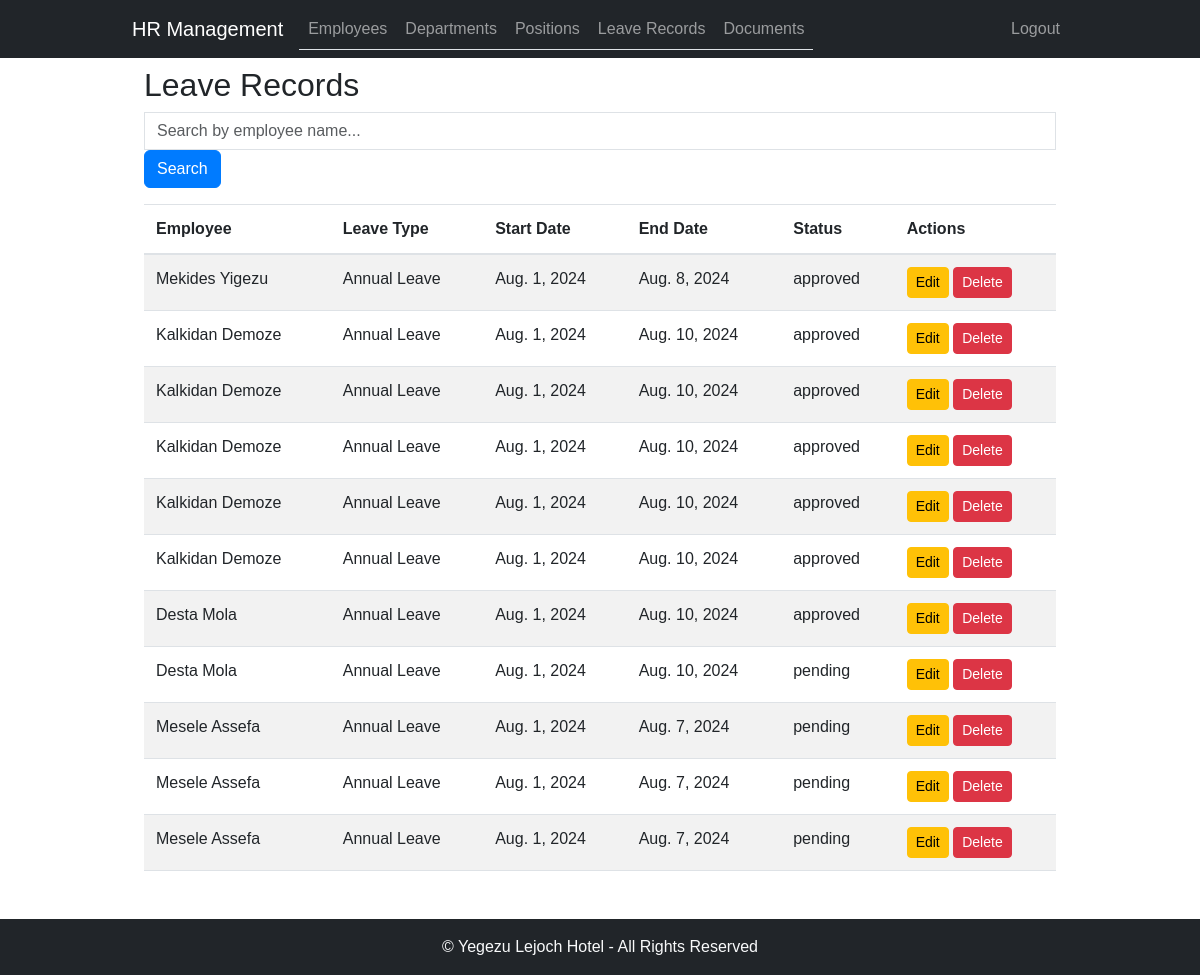
Page /leave-records/ (signed in) on the earlier database version.
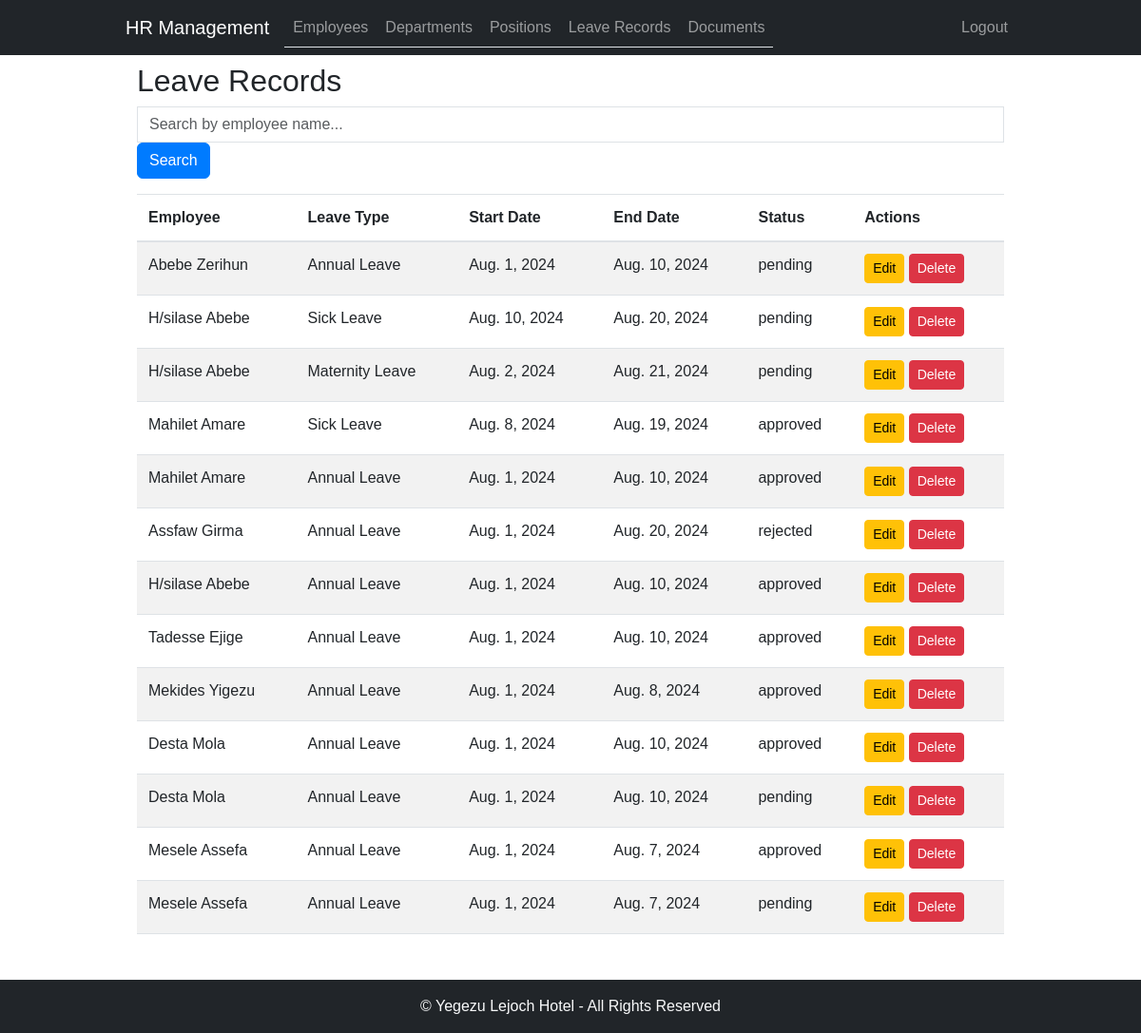
Same page on the later database version.
### employee_management/models.py (models this page shows, shortened)
class LeaveRecord(models.Model):
    employee = models.ForeignKey(Employee, on_delete=models.CASCADE)
    leave_type = models.ForeignKey(LeaveType, on_delete=models.CASCADE)
    start_date = models.DateField()
    end_date = models.DateField()
    reason = models.TextField(blank=True)
    status = models.CharField(max_length=20, choices=(
        ('pending', 'Pending'),
        ('approved', 'Approved'),
        ('rejected', 'Rejected'),
    ), default='pending')
    created_at = models.DateTimeField(auto_now_add=True)
    updated_at = models.DateTimeField(auto_now=True)

class Employee(models.Model):
    et_calendar = EthiopianDateConverter()
    GENDER_CHOICES = (
        ('M', 'Male'),
        ('F', 'Female'),
    )
    EDUCATION_LEVEL_CHOICES = (
        ('Master', 'Master\'s Degree'),
        ('Degree', 'Bachelor\'s Degree'),
        ('Diploma', 'Diploma'),
        ('Certificate', 'Certificate'),
        ('Grade', 'Grade'),
    )
    first_name = models.CharField(max_length=50)
    middle_name = models.CharField(max_length=50, null=True, blank=True)
    last_name = models.CharField(max_length=50, null=True, blank=True)
    gender = models.CharField(max_length=1, choices=GENDER_CHOICES, default="")
    mobile = models.CharField(max_length=15, null=True, blank=True)
    email = models.EmailField(null=True, blank=True)
    department = models.ForeignKey(Department, on_delete=models.CASCADE)
    position = models.ForeignKey(Position, on_delete=models.CASCADE)
    date_of_birth = models.DateField()
    hire_date = models.DateField()
    salary = models.DecimalField(max_digits=10, decimal_places=2)
    education_level = models.CharField(max_length=20, choices=EDUCATION_LEVEL_CHOICES, null=True, blank=True)
    address = models.TextField(null=True, blank=True)
    pension_number = models.CharField(max_length=20, null=True, blank=True)
    emergency_contact_name = models.CharField(max_length=100, null=True, blank=True)
    emergency_contact_phone = models.CharField(max_length=15, null=True, blank=True)
    is_coc_certified = models.BooleanField(default=False)
    is_active = models.BooleanField(default=True)
    picture = models.ImageField(upload_to='employee_pictures/', null=True, blank=True)
    accrued_annual_leave = models.DecimalField(max_digits=15, decimal_places=2, default=0.0)
    used_annual_leave = models.DecimalField(max_digits=5, decimal_places=2, default=0.0)
    def __str__(self):
        return f"{self.first_name} {self.middle_name}"
    def update_annual_leave_balance(self):
        today = timezone.now().date()
        hire_date_gregorian = self.gregorian_hire_date()
        tenure_days = (today - hire_date_gregorian).days
        if tenure_days >= 0:  # Employee is eligible for leave calculation
            full_years = tenure_days // 365
            remaining_days = tenure_days % 365
            leave_days = self.calculate_annual_leave_entitlement(full_years)
            prorated_days = (remaining_days / 365) * leave_days
            total_leave_days = leave_days + prorated_days
            self.accrued_annual_leave = Decimal(total_leave_days)
            self.save()
    @property
    def annual_leave_balance(self):
        accrued = Decimal(self.accrued_annual_leave) if self.accrued_annual_leave is not None else Decimal('0.0')
        used = Decimal(self.used_annual_leave) if self.used_annual_leave is not None else Decimal('0.0')
        return accrued - used
    '''def update_annual_leave_balance(self):
        today = timezone.now().date()
        hire_date_gregorian = self.gregorian_hire_date()
        tenure_days = (today - hire_date_gregorian).days

        if tenure_days >= 182:  # Employee is eligible after 6 months
            full_years = tenure_days // 365
            remaining_days = tenure_days % 365

            leave_days = 0
            if full_years > 0:
                leave_days += 16  # First year accrual
                leave_days += sum(16 + 0.5 * year for year in range(1, full_years))
            leave_days += (remaining_days / 365) * (16 + 0.5 * full_years)

            self.accrued_annual_leave = leave_days
            self.save()

    @property
    def annual_leave_balance(self):
        accrued = Decimal(self.accrued_annual_leave) if self.accrued_annual_leave is not None else Decimal('0.0')
        used = Decimal(self.used_annual_leave) if self.used_annual_leave is not None else Decimal('0.0')
        return accrued - used

    @property
    def annual_leave_balance(self):
        return self.accrued_annual_leave - self.used_annual_leave
    '''

class LeaveType(models.Model):
    name = models.CharField(max_length=50, unique=True)
    def __str__(self):
        return self.name

### employee_management/views.py (the view)
# urls.py: path('leave-records/', leave_record_list, name='leave_record_list'),
@login_required
def leave_record_list(request):
    search_query = request.GET.get('search_query', '').strip()
    leave_records = LeaveRecord.objects.select_related('employee').order_by('-created_at')
    if search_query:
        leave_records = leave_records.filter(employee__first_name__icontains=search_query)
    paginator = Paginator(leave_records, 15)
    page_number = request.GET.get('page')
    page_obj = paginator.get_page(page_number)
    context = {
        'leave_records': page_obj,
        'search_query': search_query,
        'is_paginated': page_obj.has_other_pages(),
    }
    return render(request, 'leave_record_list.html', context)

### employee_management/templates/leave_record_list.html (shortened to what this page needs)
{% extends "base.html" %}
{% block content %}
<div class="container">
    <h2>Leave Records</h2>
    <form method="GET" action="{% url 'hrms:leave_record_list' %}" class="form-inline mb-3">
        <input type="text" name="search_query" placeholder="Search by employee name..." class="form-control mr-2" value="{{ search_query }}">
        <button type="submit" class="btn btn-primary">Search</button>
    </form>
    <table class="table table-striped">
        <thead>
            <tr>
                <th>Employee</th>
                <th>Leave Type</th>
                <th>Start Date</th>
                <th>End Date</th>
                <th>Status</th>
                <th>Actions</th>
            </tr>
        </thead>
        <tbody>
            {% for record in leave_records %}
            <tr>
                <td>{{ record.employee }}</td>
                <td>{{ record.leave_type }}</td>
                <td>{{ record.start_date }}</td>
                <td>{{ record.end_date }}</td>
                <td>{{ record.status }}</td>
                <td>
                    <a href="{% url 'hrms:leave_record_update' record.pk %}" class="btn btn-sm btn-warning">Edit</a>
                    <a href="{% url 'hrms:leave_record_delete' record.pk %}" class="btn btn-sm btn-danger"
                       onclick="return confirm('Are you sure you want to delete this leave record?');">Delete</a>
                </td>
            </tr>
            {% endfor %}
        </tbody>
    </table>
</div>
{% endblock %}

### employee_management/templates/base.html (shortened to what this page needs)
{% load static %}
<!DOCTYPE html>
<html lang="en">
<head>
    <link rel="stylesheet" href="https://cdn.jsdelivr.net/npm/bootstrap@5.3.0-alpha1/dist/css/bootstrap.min.css">
    <link rel="stylesheet" href="{% static 'css/style.css' %}">
</head>
<body>
<nav class="navbar navbar-expand-lg navbar-dark bg-dark">
        <div class="container">
            <a class="navbar-brand" href="{% url 'hrms:home' %}">HR Management</a>
            <div class="collapse navbar-collapse" id="navbarNav">
                <ul class="navbar-nav nav-tabs">
                    <li class="nav-item">
                        <a class="nav-link" href="{% url 'hrms:employee_list' %}">Employees</a>
                    </li>
                    <li class="nav-item">
                        <a class="nav-link" href="{% url 'hrms:department_list' %}">Departments</a>
                    </li>
                    <li class="nav-item">
                        <a class="nav-link" href="{% url 'hrms:position_list' %}">Positions</a>
                    </li>
                    <li class="nav-item">
                    <a class="nav-link" href="{% url 'hrms:leave_record_list' %}">Leave Records</a>
                    </li>
                    <li class="nav-item">
                        <a class="nav-link" href="{% url 'hrms:document_list' %}">Documents</a>
                    </li>
                </ul>
            </div>
            <ul class="navbar-nav ms-auto">
                {% if user.is_authenticated %}
                    <li class="nav-item">
                        <a class="nav-link" href="{% url 'hrms:logout' %}">Logout</a>
                    </li>
                {% else %}
                    <li class="nav-item">
                        <a class="nav-link" href="{% url 'hrms:login' %}">Login</a>
                    </li>
                {% endif %}
            </ul>
        </div>
    </nav>
    <div class="container mt-2">
    {% block content %}
    {% endblock %}
    </div>
    <footer class="container-fluid mt-5 py-3 text-center bg-dark text-light">
        &copy; Yegezu Lejoch Hotel - All Rights Reserved
    </footer>
</body>
</html>

### employee_management/static/css/style.css (style rules this page uses)
body { font-family: Arial, sans-serif; }
.container { max-width: 960px; }
.btn-primary { background-color: #007bff; border-color: #007bff; }
.form-control { border-radius: 0; }
.table-striped > tbody > tr:nth-of-type(odd) { background-color: #f9f9f9; }
.table > thead > tr > th, .table > tbody > tr > th, .table > tfoot > tr > th, .table > thead > tr > td, .table > tbody > tr > td, .table > tfoot > tr > td { border-top: 1px solid #dee2e6; padding: 0.75rem; vertical-align: top; border-bottom: 1px solid #dee2e6; }
.table > thead > tr > th { vertical-align: bottom; border-bottom: 2px solid #dee2e6; }

Differences in the rows shown:
removed LeaveRecord: employee "Kalkidan Demoze", leave_type "Annual Leave", start_date "Aug. 1, 2024", end_date "Aug. 10, 2024", status "approved"
removed LeaveRecord: employee "Kalkidan Demoze", leave_type "Annual Leave", start_date "Aug. 1, 2024", end_date "Aug. 10, 2024", status "approved"
removed LeaveRecord: employee "Kalkidan Demoze", leave_type "Annual Leave", start_date "Aug. 1, 2024", end_date "Aug. 10, 2024", status "approved"
removed LeaveRecord: employee "Kalkidan Demoze", leave_type "Annual Leave", start_date "Aug. 1, 2024", end_date "Aug. 10, 2024", status "approved"
removed LeaveRecord: employee "Kalkidan Demoze", leave_type "Annual Leave", start_date "Aug. 1, 2024", end_date "Aug. 10, 2024", status "approved"
removed LeaveRecord: employee "Mesele Assefa", leave_type "Annual Leave", start_date "Aug. 1, 2024", end_date "Aug. 7, 2024", status "pending"
added LeaveRecord: employee "Abebe Zerihun", leave_type "Annual Leave", start_date "Aug. 1, 2024", end_date "Aug. 10, 2024", status "pending"
added LeaveRecord: employee "H/silase Abebe", leave_type "Sick Leave", start_date "Aug. 10, 2024", end_date "Aug. 20, 2024", status "pending"
added LeaveRecord: employee "H/silase Abebe", leave_type "Maternity Leave", start_date "Aug. 2, 2024", end_date "Aug. 21, 2024", status "pending"
added LeaveRecord: employee "Mahilet Amare", leave_type "Sick Leave", start_date "Aug. 8, 2024", end_date "Aug. 19, 2024", status "approved"
added LeaveRecord: employee "Mahilet Amare", leave_type "Annual Leave", start_date "Aug. 1, 2024", end_date "Aug. 10, 2024", status "approved"
added LeaveRecord: employee "Assfaw Girma", leave_type "Annual Leave", start_date "Aug. 1, 2024", end_date "Aug. 20, 2024", status "rejected"
added LeaveRecord: employee "H/silase Abebe", leave_type "Annual Leave", start_date "Aug. 1, 2024", end_date "Aug. 10, 2024", status "approved"
added LeaveRecord: employee "Tadesse Ejige", leave_type "Annual Leave", start_date "Aug. 1, 2024", end_date "Aug. 10, 2024", status "approved"
changed LeaveRecord (number 12 of 13 on the later page): status "pending" → "approved"
